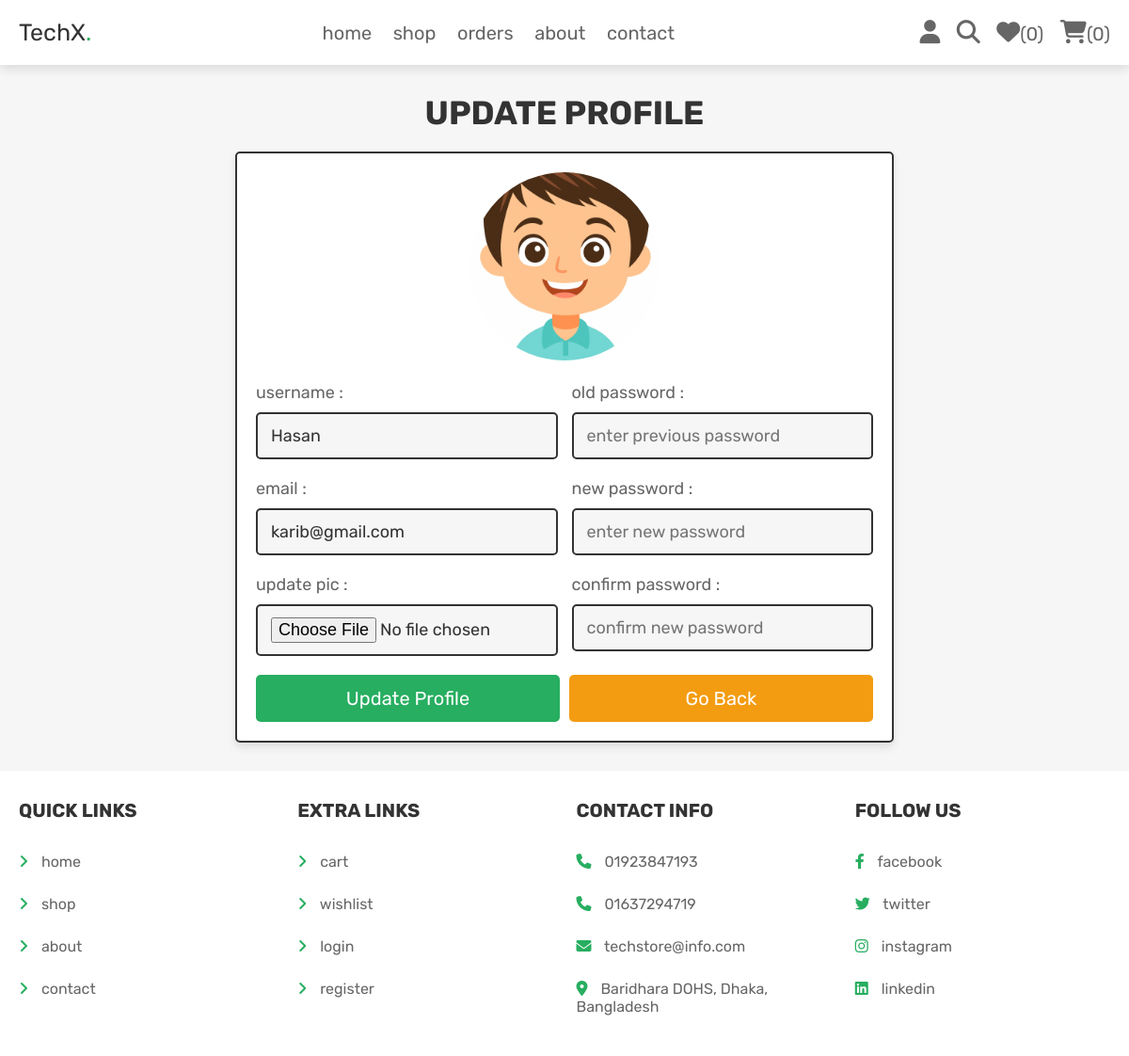
Page /Controller/user_profile_update.php (signed in) on the committed database.
### tables this page shows
CREATE TABLE `users` (
  `id` int(100) NOT NULL,
  `name` varchar(100) NOT NULL,
  `email` varchar(100) NOT NULL,
  `password` varchar(100) NOT NULL,
  `user_type` varchar(20) NOT NULL DEFAULT 'user',
  `image` varchar(100) NOT NULL
);

### Controller/user_profile_update.php (the view, shortened to what this page needs)
<?php
@include 'config.php';
?>
<!DOCTYPE html>
<html lang="en">
<head>
   <link rel="stylesheet" href="https://cdnjs.cloudflare.com/ajax/libs/font-awesome/6.1.1/css/all.min.css">
   <link rel="stylesheet" href="../View/components.css">
</head>
<body>
<?php include 'header.php'; ?>
<section class="update-profile">
   <h1 class="title">update profile</h1>
   <form action="" method="POST" enctype="multipart/form-data">
      <img src="../Assets/uploaded_img/<?= $fetch_profile['image']; ?>" alt="">
      <div class="flex">
         <div class="inputBox">
            <span>username :</span>
            <input type="text" name="name" value="<?= $fetch_profile['name']; ?>" placeholder="update username" required class="box">
            <span>email :</span>
            <input type="email" name="email" value="<?= $fetch_profile['email']; ?>" placeholder="update email" required class="box">
            <span>update pic :</span>
            <input type="file" name="image" accept="image/jpg, image/jpeg, image/png" class="box">
         </div>
         <div class="inputBox">
            <span>old password :</span>
            <input type="password" name="update_pass" placeholder="enter previous password" class="box">
            <span>new password :</span>
            <input type="password" name="new_pass" placeholder="enter new password" class="box">
            <span>confirm password :</span>
            <input type="password" name="confirm_pass" placeholder="confirm new password" class="box">
         </div>
      </div>
      <div class="flex-btn">
         <input type="submit" class="btn" value="update profile" name="update_profile">
         <a href="home.php" class="option-btn">go back</a>
      </div>
   </form>
</section>
<?php include 'footer.php'; ?>
</body>
</html>

### View/components.css (style rules this page uses)
:root { --green:#27ae60; --orange:#f39c12; --red:#e74c3c; --black:#333; --light-color:#666; --white:#fff; --light-bg:#f6f6f6; --border:.2rem solid var(--black); --box-shadow:0 .5rem 1rem rgba(0,0,0,.1); }
* { font-family: 'Rubik', sans-serif; margin:0; padding:0; box-sizing: border-box; outline: none; border:none; text-decoration: none; color:var(--black); }
body { background-color: var(--light-bg); }
html { font-size: 62.5%; overflow-x: hidden; scroll-behavior: smooth; scroll-padding-top: 6.5rem; }
section { padding:3rem 2rem; max-width: 1200px; margin:0 auto; }
.btn, .delete-btn, .option-btn { display: block; width: 100%; margin-top: 1rem; border-radius: .5rem; color:var(--white); font-size: 2rem; padding:1.3rem 3rem; text-transform: capitalize; cursor: pointer; text-align: center; }
.btn { background-color: var(--green); }
.option-btn { background-color: var(--orange); }
.flex-btn { display: flex; flex-wrap: wrap; gap:1rem; }
.flex-btn > * { flex:1; }
.title { text-align: center; margin-bottom: 2rem; text-transform: uppercase; color:var(--black); font-size: 3.5rem; }
.update-profile form { max-width: 70rem; margin: 0 auto; background-color: var(--white); box-shadow: var(--box-shadow); border:var(--border); border-radius: .5rem; padding:2rem; text-align: center; }
.update-profile form .flex { display: flex; gap:1.5rem; justify-content: space-between; }
.update-profile form img { height: 20rem; width: 20rem; margin-bottom: 1rem; border-radius: 50%; object-fit: cover; }
.update-profile form .inputBox { text-align: left; width: 49%; }
.update-profile form .inputBox span { display: block; padding-top: 1rem; font-size: 1.8rem; color:var(--light-color); }
.update-profile form .inputBox .box { width: 100%; padding:1.2rem 1.4rem; font-size: 1.8rem; color:var(--black); border:var(--border); border-radius: .5rem; margin:1rem 0; background-color: var(--light-bg); }

### rows in the picture
users: image (picture), name "Hasan", email "karib@gmail.com"

### other values in the picture
$count_wishlist_items->rowCount() "0"
$count_cart_items->rowCount() "0"
